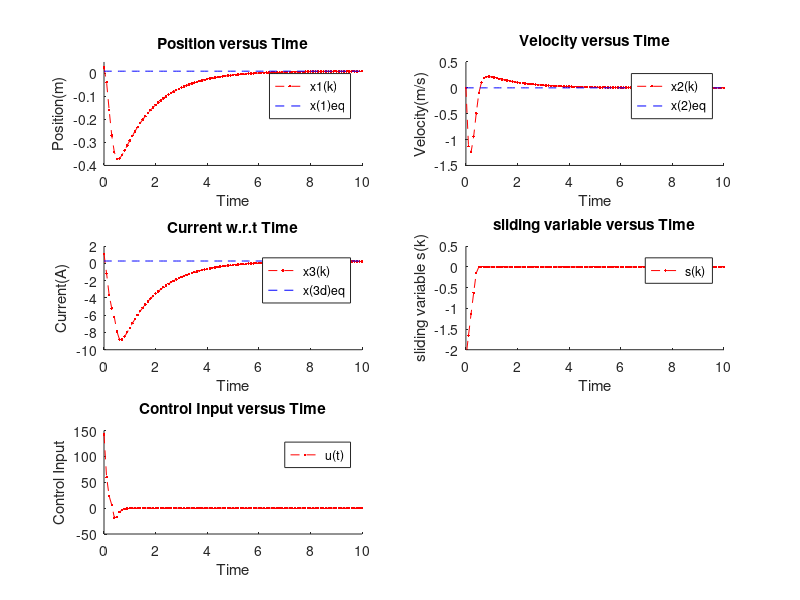

Source code (MATLAB):
clc 
clear all
close all

% this script disscusses states over time for maglev system based on this
% reaching law   s(k+1) = s(k)−γ1sign[s(k)]min (|s(k)|/(γ1),|s(k)|^β) .
 
%%Where γ1 ∈ R+ and β ∈ (0,1).

t=0:0.1:10; %with step=0.1 and T=10
n=length(t);
z=zeros(3,n); % transformed variable 
x=zeros(3,n); % original variable: position, velocity and current
eq=ones(3,n); % matrix for equilibrium conditions
u=zeros(1,n); % control input
y=zeros(1,n); % measurement quation

phi=[1 0.1 0.005; 0 1 0.1; 0 0 1;];
big_gamma=[0.0002;0.005;0.1];

omega=0.5;
gamma=0.5;
m=0.01187;
Q=0.00018;
beta=0.1;
c=([0.66;1;0.12]);

z(1,1)=0.0155;
z(2,1)=0;
z(3,1)=-18.408;



for k=1:n
    %position
    x(1,k)=z(1,k) + 0.01;
    %x(2) is velocity
    x(2,k)=z(2,k);
    %x(3) is current
    x(3,k)=(x(1,k).*((9.81-z(3,k)).*(m./Q)).^0.5);
    s(k)=transpose(c)*z(:,k);
    u(1,k)=-inv((transpose(c)*big_gamma))*(transpose(c)*phi*z(:,k)-s(k)+gamma.*sign(s(k))*min(abs(s(k))./gamma,abs(s(k)).^beta));
    z(:,k+1)=phi*z(:,k)+big_gamma*u(:,k);
end
 % position versus time
 figure;
 x1d=0.01*ones(1,n);
 subplot(3,2,1);
 hold on
 plot(t,x(1,:),".--r")
 plot(t,x1d,"--b")
 ylabel('Position(m)')
 xlabel('Time')
 title("Position versus Time")
 axis([0 10 -0.4 0.05]);
 legend('x1(k)','x(1)eq',"Location","best")
 hold off

 % velocity versus time
 subplot(3,2,2);
 x2d=0*ones(1,n);
 hold on
 plot(t,x(2,:),".--r")
 plot(t,x2d,"--b")
 ylabel('Velocity(m/s)')
 xlabel('Time')
 title("Velocity versus Time")
 legend('x2(k)','x(2)eq',"Location","best")
 hold off

 subplot(3,2,3);
 x3d=0.2884*ones(1,n);
 hold on
 plot(t,x(3,:),".--r")
 plot(t,x3d,"--b")
 ylabel('Current(A)')
 xlabel('Time')
 title("Current w.r.t Time")
 legend('x3(k)','x(3d)eq',"Location","best")
 hold off

 subplot(3,2,4);
 x2d=0*ones(1,n);
 hold on
 plot(t,s(1,:),".--r")
 ylabel('sliding variable s(k)')
 xlabel('Time')
 title("sliding variable versus Time")
 ylim([-2 0.5])
 legend('s(k)',"Location","best")
 hold off

 subplot(3,2,5);
 hold on
 plot(t,u(1,:),".--r")
 ylabel('Control Input')
 xlabel('Time')
 title("Control Input versus Time")
 legend('u(t)',"Location","best")
 hold off

